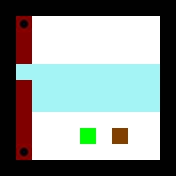

Rendered tile map (Tiled .tmx) drawn with the repository's tilesets; below, a short description and the full map source, tile grids included:
An orthogonal 11x11 tile map with 16x16 px tiles, 2 tile layers (Layer1, Layer2) and 1 object.

<map version="1.0" orientation="orthogonal" renderorder="right-down" width="11" height="11" tilewidth="16" tileheight="16" nextobjectid="2">
 <tileset firstgid="1" source="../Tiles.tsx" />
 <layer name="Layer1" width="11" height="11">
  <data encoding="csv">
1,1,1,1,1,1,1,1,1,1,1,
1,5,5,5,5,5,5,5,5,5,1,
1,5,5,5,5,5,5,5,5,5,1,
1,5,5,5,5,5,5,5,5,5,1,
1,13,13,13,13,13,13,13,13,13,1,
1,13,13,13,13,13,13,13,13,13,1,
1,13,13,13,13,13,13,13,13,13,1,
1,5,5,5,5,5,5,5,5,5,1,
1,5,5,5,5,5,5,5,5,5,1,
1,5,5,5,5,5,5,5,5,5,1,
1,1,1,1,1,1,1,1,1,1,1
</data>
 </layer>
 <layer name="Layer2" width="11" height="11">
  <data encoding="csv">
0,0,0,0,0,0,0,0,0,0,0,
0,7,0,0,0,0,0,0,0,0,0,
0,3,0,0,0,0,0,0,0,0,0,
0,3,0,0,0,0,0,0,0,0,0,
0,0,0,0,0,0,0,0,0,0,0,
0,3,0,0,0,0,0,0,0,0,0,
0,3,0,0,0,0,0,0,0,0,0,
0,3,0,0,0,0,0,0,0,0,0,
0,3,0,0,0,4,0,9,0,0,0,
0,7,0,0,0,0,0,0,0,0,0,
0,0,0,0,0,0,0,0,0,0,0
</data>
 </layer>
 <objectgroup name="Tutorial">
  <object id="1" x="7" y="2">
   <properties>
    <property name="text" value="A block on ice will stop sliding if it hits something on dry land." />
   </properties>
  </object>
 </objectgroup>
</map>
